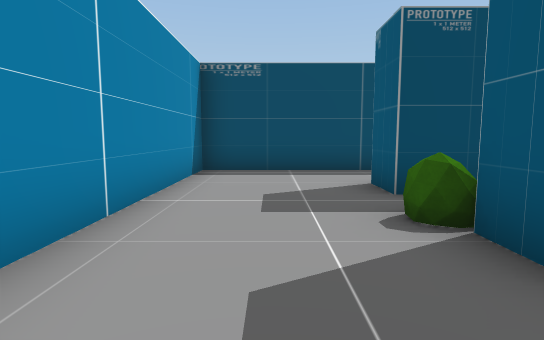
[1] (above)

19 first-person views from a walk through a 3-D level made in the Unity game engine. The camera is 1.5 m above the floor, tilts 6° down and sees 80° across. The floor is counted in squares, 1.89 m on a side. Each view is taken from the middle of a square. On the plan, view 1 faces up. The plan holds only what a view shows up to about 11 squares ahead; the rest is blank. The place goes on beyond the plan. The player is left out. Some animated figures are left out. Some surface patterns are stand-ins.

[2]
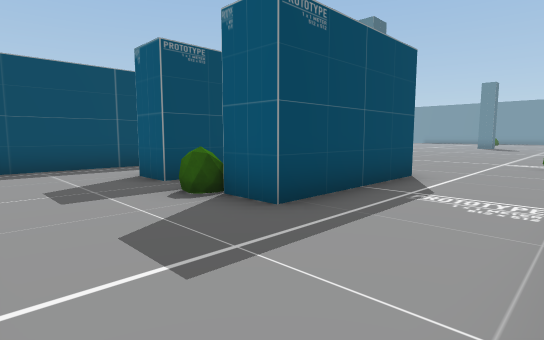

[3]
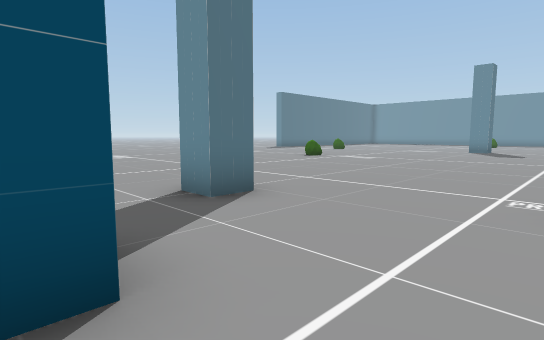

[4]
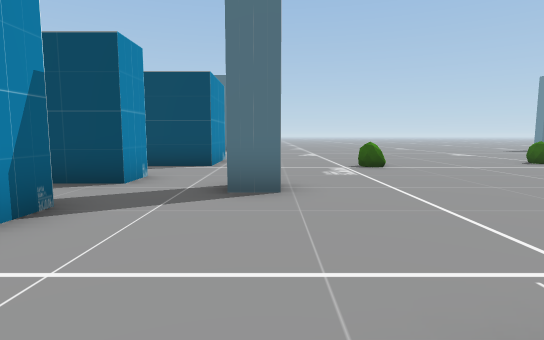

[5]
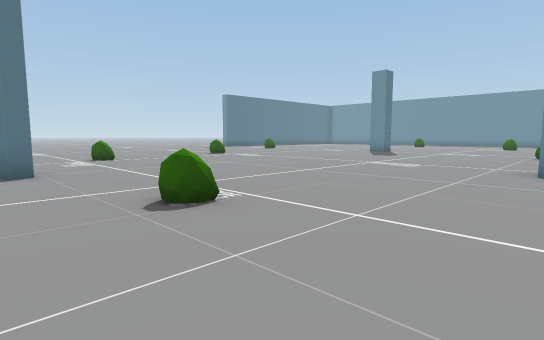

[6]
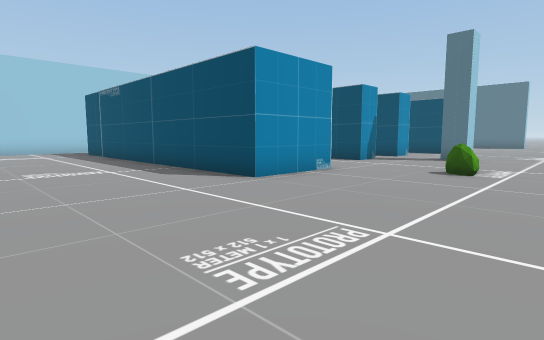

[7]
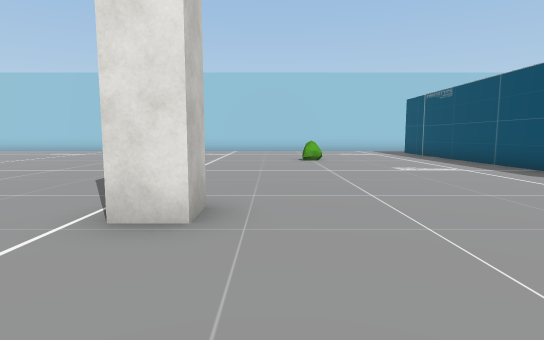

[8]
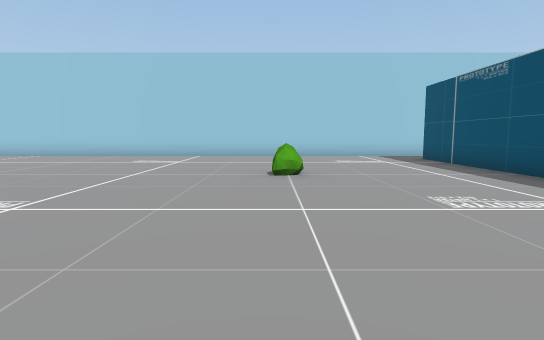

[9]
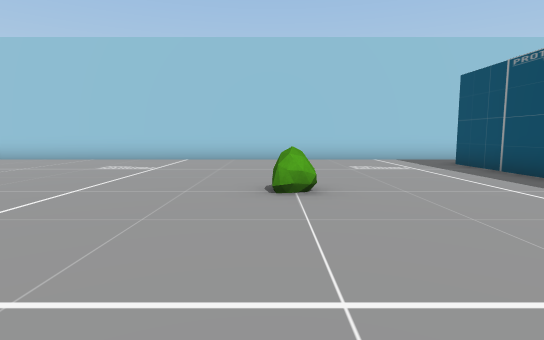

[10]
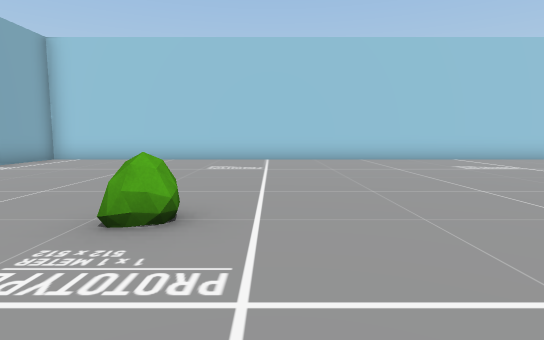

[11]
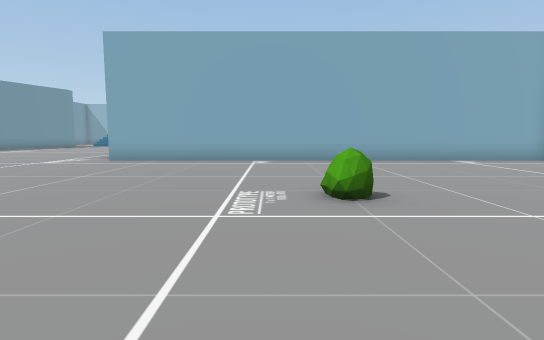

[12]
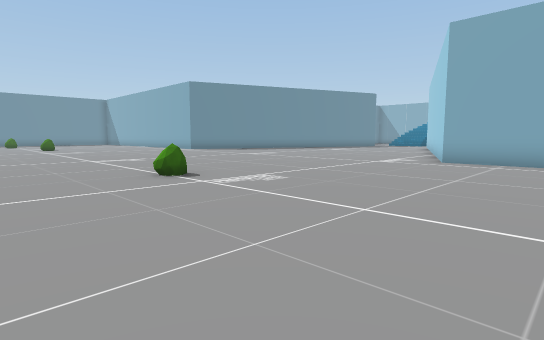

[13]
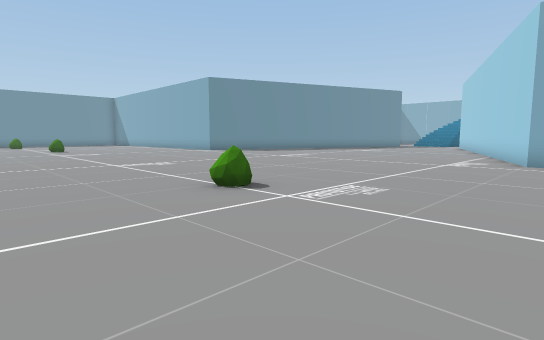

[14]
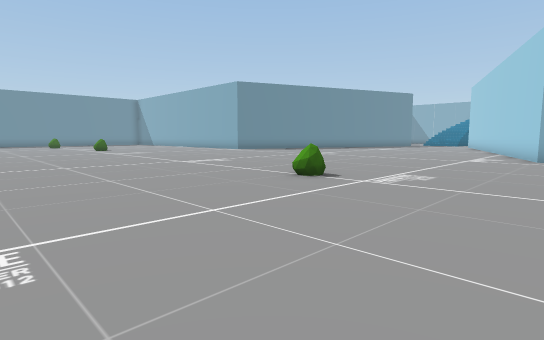

[15]
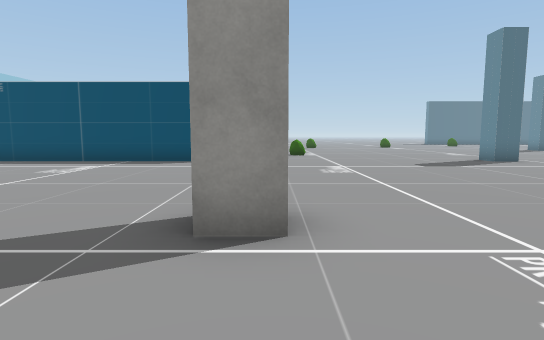

[16]
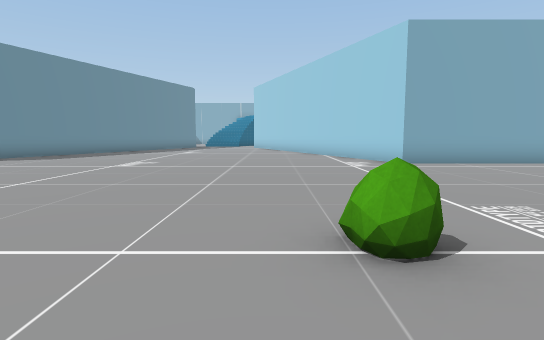

[17]
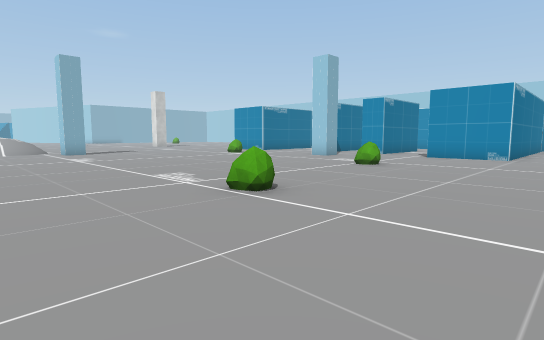

[18]
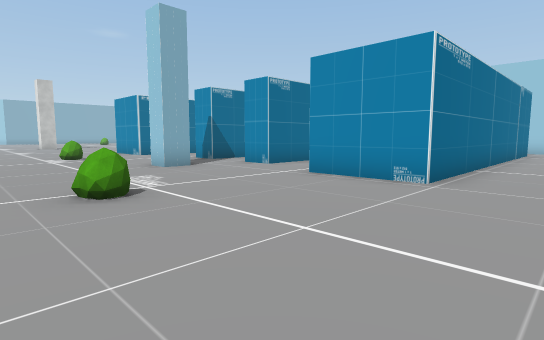

[19]
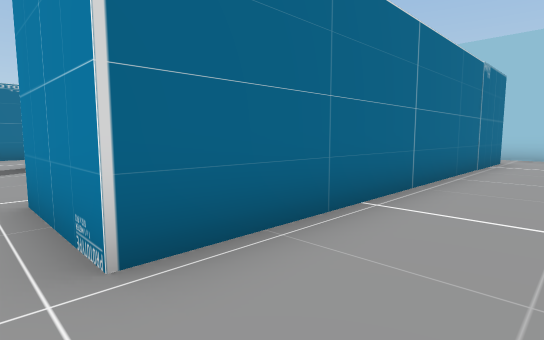

### Floor plan
Points are (right, up) in squares from view 1. A wall is a line through its corners. A room is listed if a view was taken in it or the views show most of it. See-through windows are left out.
Room 1 (views 1, 2, 3, 4, 5, 6, 7, 8, 9, 10, 11, 12, 13, 14, 15, 16, 17, 18, 19)
walls: (6.4, -1.2) (6.4, -3.8) (-4.2, -3.8); (5.1, -1.3) (5.9, -1.3); (5.5, 2.6) (5.5, 1.6) (1.7, 1.6) (1.7, 2.6); (3.6, 5.4) (5.5, 5.4) (5.5, 4.4) (1.7, 4.4) (1.7, 5.5); (-6, -2.8) (-6, -25.4) (8.2, -25.4) (9.4, -28.3); (2.6, 7.6) (-1.6, 7.6) (-1.6, 1.9); (-4.2, 10.1) (6.4, 10.1) (6.4, 7.6) (4.6, 7.6); (-6, 10.9) (-6, 9.8)
objects: other object (0, -9); other object (2, -19); other object (2, 3); other object (8, 4); other object (9, 0); other object (11, -18); other object (11, 7); other object (15, -4); other object (16, 8)

Where each view was taken, in squares from view 1:
view 1: 0 up, 0 right, facing up
view 2: 1 down, 1 left, facing up-right
view 3: 0 up, 5 right, facing up-right
view 4: 1 down, 8 right, facing up
view 5: 4 down, 7 right, facing up-right
view 6: 8 down, 11 right, facing up-left
view 7: 10 down, 11 right, facing left
view 8: 9 down, 7 right, facing left
view 9: 9 down, 5 right, facing left
view 10: 18 down, 5 right, facing left
view 11: 15 down, 3 right, facing down
view 12: 15 down, 5 right, facing down-right
view 13: 15 down, 7 right, facing down-right
view 14: 13 down, 7 right, facing down-right
view 15: 14 down, 8 right, facing up
view 16: 16 down, 12 right, facing down
view 17: 12 up, 19 right, facing down-left
view 18: 12 up, 12 right, facing down-left
view 19: 12 up, 7 right, facing down-left
